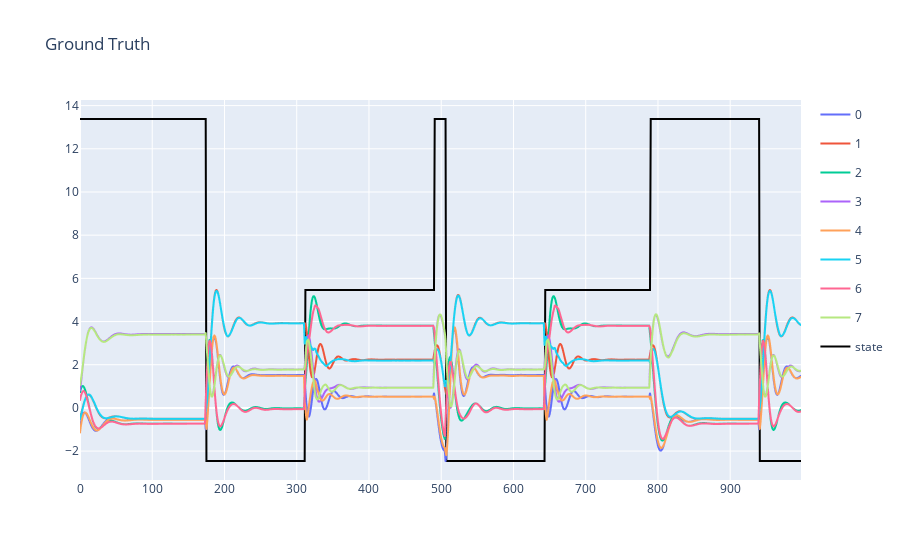
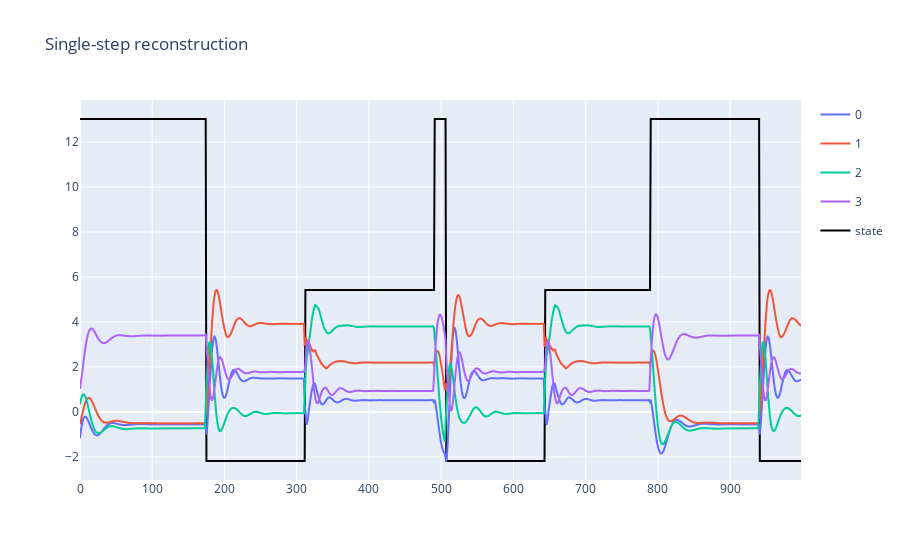
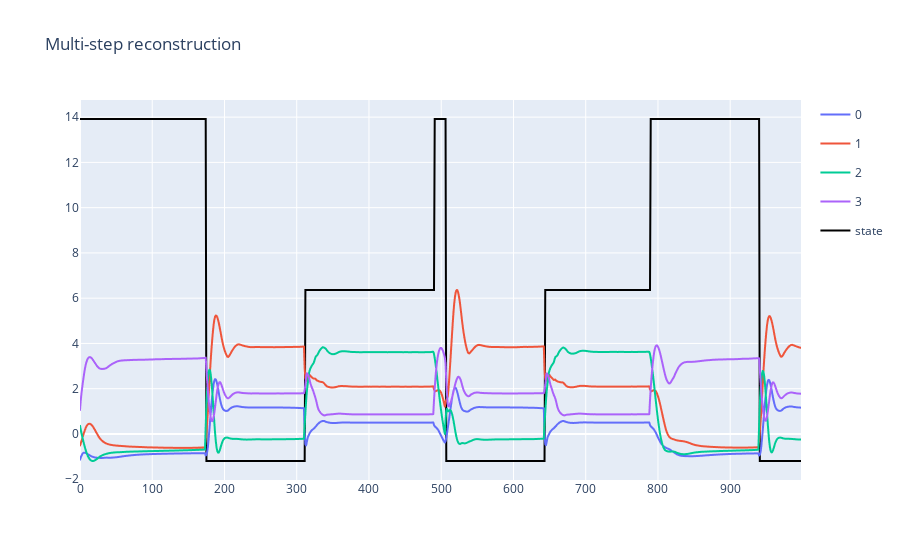
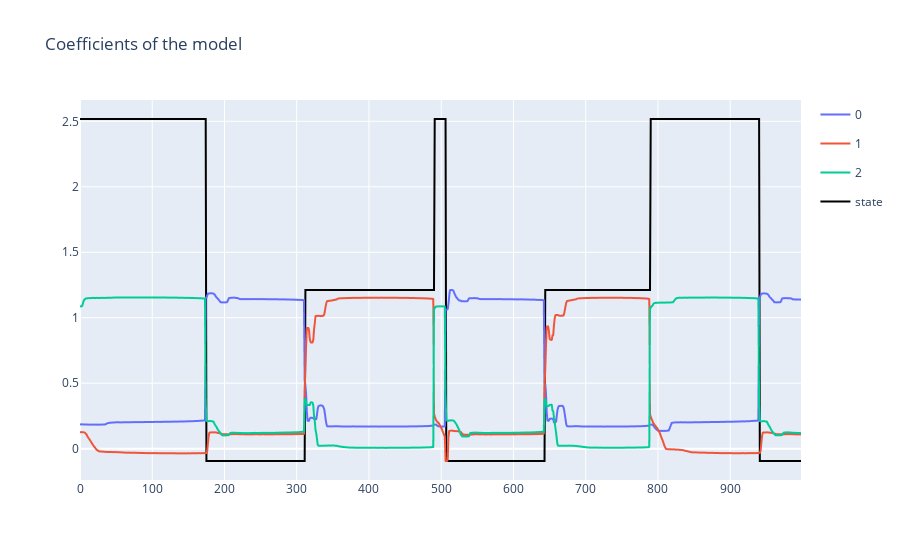

Source (notebook cell) for these figures, in order:
### Code cell
util.plotting(np.hstack([X2.T,torch.stack(X2_hat).squeeze()]), title='Ground Truth', plot_states=True, states=states)
util.plotting(torch.stack(X2_hat).squeeze(), title='Single-step reconstruction', plot_states=True, states=states)
util.plotting(torch.stack(X2_hat_multi[1:]).squeeze(), plot_states=True, states=states, title='Multi-step reconstruction')

coefficients = np.array([c.detach().numpy() for c in simple_model.coeffs])

util.plotting(coefficients.T, plot_states=True, states=states, title='Coefficients of the model');

### Figure 1 — Plotly figure (JSON) as saved in the notebook; plotly's stock layout.template omitted (floating-point values rounded to 4 significant figures; data arrays with more than 128 entries replaced by an {"elided": "..."} marker saying what was removed)
{"data": [{"hovertemplate": "variable=0<br>index=%{x}<br>value=%{y}<extra></extra>", "legendgroup": "0", "line": {"color": "#636efa", "dash": "solid"}, "marker": {"symbol": "circle"}, "mode": "lines", "name": "0", "showlegend": true, "type": "scattergl", "x": {"elided": "999 int values"}, "xaxis": "x", "y": {"elided": "999 float values"}, "yaxis": "y"}, {"hovertemplate": "variable=1<br>index=%{x}<br>value=%{y}<extra></extra>", "legendgroup": "1", "line": {"color": "#EF553B", "dash": "solid"}, "marker": {"symbol": "circle"}, "mode": "lines", "name": "1", "showlegend": true, "type": "scattergl", "x": {"elided": "999 int values"}, "xaxis": "x", "y": {"elided": "999 float values"}, "yaxis": "y"}, {"hovertemplate": "variable=2<br>index=%{x}<br>value=%{y}<extra></extra>", "legendgroup": "2", "line": {"color": "#00cc96", "dash": "solid"}, "marker": {"symbol": "circle"}, "mode": "lines", "name": "2", "showlegend": true, "type": "scattergl", "x": {"elided": "999 int values"}, "xaxis": "x", "y": {"elided": "999 float values"}, "yaxis": "y"}, {"hovertemplate": "variable=3<br>index=%{x}<br>value=%{y}<extra></extra>", "legendgroup": "3", "line": {"color": "#ab63fa", "dash": "solid"}, "marker": {"symbol": "circle"}, "mode": "lines", "name": "3", "showlegend": true, "type": "scattergl", "x": {"elided": "999 int values"}, "xaxis": "x", "y": {"elided": "999 float values"}, "yaxis": "y"}, {"hovertemplate": "variable=4<br>index=%{x}<br>value=%{y}<extra></extra>", "legendgroup": "4", "line": {"color": "#FFA15A", "dash": "solid"}, "marker": {"symbol": "circle"}, "mode": "lines", "name": "4", "showlegend": true, "type": "scattergl", "x": {"elided": "999 int values"}, "xaxis": "x", "y": {"elided": "999 float values"}, "yaxis": "y"}, {"hovertemplate": "variable=5<br>index=%{x}<br>value=%{y}<extra></extra>", "legendgroup": "5", "line": {"color": "#19d3f3", "dash": "solid"}, "marker": {"symbol": "circle"}, "mode": "lines", "name": "5", "showlegend": true, "type": "scattergl", "x": {"elided": "999 int values"}, "xaxis": "x", "y": {"elided": "999 float values"}, "yaxis": "y"}, {"hovertemplate": "variable=6<br>index=%{x}<br>value=%{y}<extra></extra>", "legendgroup": "6", "line": {"color": "#FF6692", "dash": "solid"}, "marker": {"symbol": "circle"}, "mode": "lines", "name": "6", "showlegend": true, "type": "scattergl", "x": {"elided": "999 int values"}, "xaxis": "x", "y": {"elided": "999 float values"}, "yaxis": "y"}, {"hovertemplate": "variable=7<br>index=%{x}<br>value=%{y}<extra></extra>", "legendgroup": "7", "line": {"color": "#B6E880", "dash": "solid"}, "marker": {"symbol": "circle"}, "mode": "lines", "name": "7", "showlegend": true, "type": "scattergl", "x": {"elided": "999 int values"}, "xaxis": "x", "y": {"elided": "999 float values"}, "yaxis": "y"}, {"line": {"color": "black", "width": 2}, "mode": "lines", "name": "state", "type": "scatter", "x": {"elided": "999 int values"}, "y": {"elided": "1000 float values"}}], "layout": {"title": {"text": "Ground Truth"}}}

### Figure 2 — Plotly figure (JSON) as saved in the notebook; plotly's stock layout.template omitted (floating-point values rounded to 4 significant figures; data arrays with more than 128 entries replaced by an {"elided": "..."} marker saying what was removed)
{"data": [{"hovertemplate": "variable=0<br>index=%{x}<br>value=%{y}<extra></extra>", "legendgroup": "0", "line": {"color": "#636efa", "dash": "solid"}, "marker": {"symbol": "circle"}, "mode": "lines", "name": "0", "showlegend": true, "type": "scattergl", "x": {"elided": "999 int values"}, "xaxis": "x", "y": {"elided": "999 float values"}, "yaxis": "y"}, {"hovertemplate": "variable=1<br>index=%{x}<br>value=%{y}<extra></extra>", "legendgroup": "1", "line": {"color": "#EF553B", "dash": "solid"}, "marker": {"symbol": "circle"}, "mode": "lines", "name": "1", "showlegend": true, "type": "scattergl", "x": {"elided": "999 int values"}, "xaxis": "x", "y": {"elided": "999 float values"}, "yaxis": "y"}, {"hovertemplate": "variable=2<br>index=%{x}<br>value=%{y}<extra></extra>", "legendgroup": "2", "line": {"color": "#00cc96", "dash": "solid"}, "marker": {"symbol": "circle"}, "mode": "lines", "name": "2", "showlegend": true, "type": "scattergl", "x": {"elided": "999 int values"}, "xaxis": "x", "y": {"elided": "999 float values"}, "yaxis": "y"}, {"hovertemplate": "variable=3<br>index=%{x}<br>value=%{y}<extra></extra>", "legendgroup": "3", "line": {"color": "#ab63fa", "dash": "solid"}, "marker": {"symbol": "circle"}, "mode": "lines", "name": "3", "showlegend": true, "type": "scattergl", "x": {"elided": "999 int values"}, "xaxis": "x", "y": {"elided": "999 float values"}, "yaxis": "y"}, {"line": {"color": "black", "width": 2}, "mode": "lines", "name": "state", "type": "scatter", "x": {"elided": "999 int values"}, "y": {"elided": "1000 float values"}}], "layout": {"title": {"text": "Single-step reconstruction"}}}

### Figure 3 — Plotly figure (JSON) as saved in the notebook; plotly's stock layout.template omitted (floating-point values rounded to 4 significant figures; data arrays with more than 128 entries replaced by an {"elided": "..."} marker saying what was removed)
{"data": [{"hovertemplate": "variable=0<br>index=%{x}<br>value=%{y}<extra></extra>", "legendgroup": "0", "line": {"color": "#636efa", "dash": "solid"}, "marker": {"symbol": "circle"}, "mode": "lines", "name": "0", "showlegend": true, "type": "scattergl", "x": {"elided": "999 int values"}, "xaxis": "x", "y": {"elided": "999 float values"}, "yaxis": "y"}, {"hovertemplate": "variable=1<br>index=%{x}<br>value=%{y}<extra></extra>", "legendgroup": "1", "line": {"color": "#EF553B", "dash": "solid"}, "marker": {"symbol": "circle"}, "mode": "lines", "name": "1", "showlegend": true, "type": "scattergl", "x": {"elided": "999 int values"}, "xaxis": "x", "y": {"elided": "999 float values"}, "yaxis": "y"}, {"hovertemplate": "variable=2<br>index=%{x}<br>value=%{y}<extra></extra>", "legendgroup": "2", "line": {"color": "#00cc96", "dash": "solid"}, "marker": {"symbol": "circle"}, "mode": "lines", "name": "2", "showlegend": true, "type": "scattergl", "x": {"elided": "999 int values"}, "xaxis": "x", "y": {"elided": "999 float values"}, "yaxis": "y"}, {"hovertemplate": "variable=3<br>index=%{x}<br>value=%{y}<extra></extra>", "legendgroup": "3", "line": {"color": "#ab63fa", "dash": "solid"}, "marker": {"symbol": "circle"}, "mode": "lines", "name": "3", "showlegend": true, "type": "scattergl", "x": {"elided": "999 int values"}, "xaxis": "x", "y": {"elided": "999 float values"}, "yaxis": "y"}, {"line": {"color": "black", "width": 2}, "mode": "lines", "name": "state", "type": "scatter", "x": {"elided": "999 int values"}, "y": {"elided": "1000 float values"}}], "layout": {"title": {"text": "Multi-step reconstruction"}}}

### Figure 4 — Plotly figure (JSON) as saved in the notebook; plotly's stock layout.template omitted (floating-point values rounded to 4 significant figures; data arrays with more than 128 entries replaced by an {"elided": "..."} marker saying what was removed)
{"data": [{"hovertemplate": "variable=0<br>index=%{x}<br>value=%{y}<extra></extra>", "legendgroup": "0", "line": {"color": "#636efa", "dash": "solid"}, "marker": {"symbol": "circle"}, "mode": "lines", "name": "0", "showlegend": true, "type": "scattergl", "x": {"elided": "999 int values"}, "xaxis": "x", "y": {"elided": "999 float values"}, "yaxis": "y"}, {"hovertemplate": "variable=1<br>index=%{x}<br>value=%{y}<extra></extra>", "legendgroup": "1", "line": {"color": "#EF553B", "dash": "solid"}, "marker": {"symbol": "circle"}, "mode": "lines", "name": "1", "showlegend": true, "type": "scattergl", "x": {"elided": "999 int values"}, "xaxis": "x", "y": {"elided": "999 float values"}, "yaxis": "y"}, {"hovertemplate": "variable=2<br>index=%{x}<br>value=%{y}<extra></extra>", "legendgroup": "2", "line": {"color": "#00cc96", "dash": "solid"}, "marker": {"symbol": "circle"}, "mode": "lines", "name": "2", "showlegend": true, "type": "scattergl", "x": {"elided": "999 int values"}, "xaxis": "x", "y": {"elided": "999 float values"}, "yaxis": "y"}, {"line": {"color": "black", "width": 2}, "mode": "lines", "name": "state", "type": "scatter", "x": {"elided": "999 int values"}, "y": {"elided": "1000 float values"}}], "layout": {"title": {"text": "Coefficients of the model"}}}
